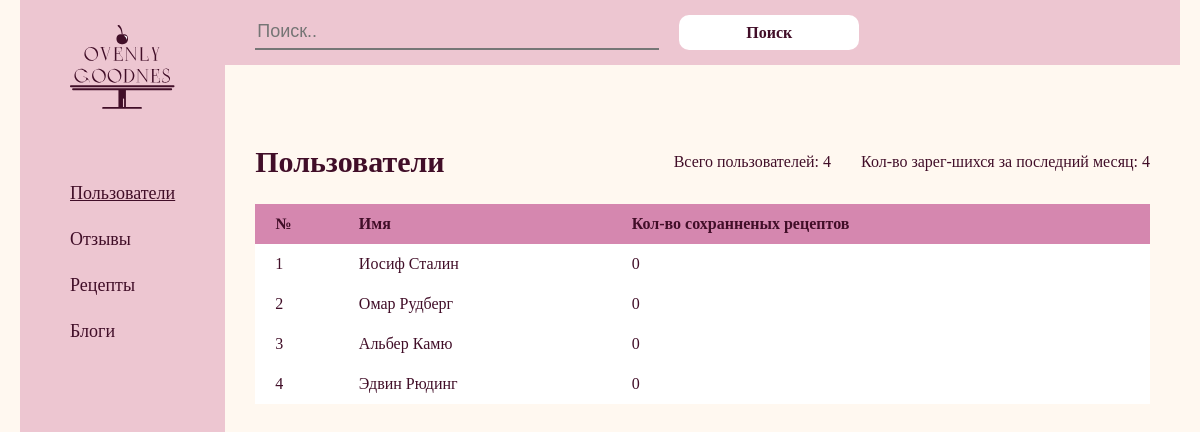
/admin_panel/html/users.php, run on an earlier commit of the app's database.
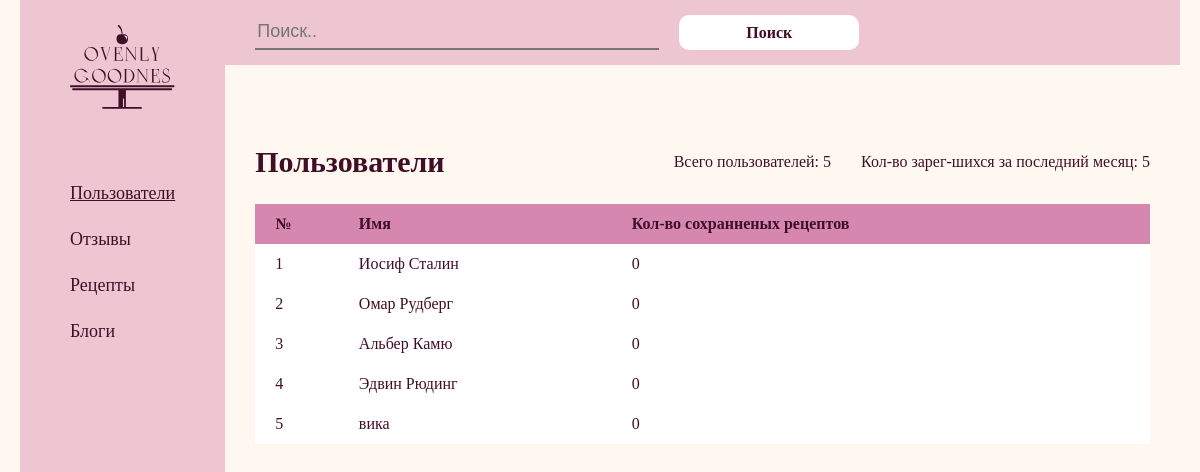
And on a later commit of the database.
### tables this page shows
CREATE TABLE `users` (
  `id` int NOT NULL,
  `name` varchar(200) NOT NULL,
  `email` varchar(200) NOT NULL,
  `password` varchar(100) NOT NULL,
  `numder_recipes` int NOT NULL,
  `created_at` date NOT NULL,
  `role` enum('user','admin') NOT NULL
);

### admin_panel/html/users.php (the view, shortened to what this page needs)
<?php
require_once __DIR__ . '/../../connect/connect.php';
$sql_count_users = "SELECT COUNT(*) as total_users FROM users";
$result = mysqli_query($connect, $sql_count_users);
$row = mysqli_fetch_assoc($result);
$total_users = $row['total_users'];
$sql_month_users = "SELECT COUNT(*) as month_users FROM users WHERE created_at >= DATE_SUB(NOW(), INTERVAL 1 MONTH)";
$result_month = mysqli_query($connect, $sql_month_users);
$row_month = mysqli_fetch_assoc($result_month);
$month_users = $row_month['month_users'];
$sql = "SELECT
           ROW_NUMBER() OVER (ORDER BY id) AS row_num,
           id,
           name,
           numder_recipes,
           password
        FROM users";
$result = mysqli_query($connect, $sql);
?>
<!DOCTYPE html>
<html lang="en">
<head>
    <link rel="stylesheet" href="/admin_panel/css/users.css">
</head>
<body>
    <div class="container">
        <section class="sidebar">
            <a class="header_logo">
                <img src="/image/лого.svg" class="header_logo_img">
            </a>
            <div class="sidebar_nav">
                <a href="users.php" class="sidebar_nav_link users">Пользователи</a>
                <a href="reviews.php" class="sidebar_nav_link reviews">Отзывы</a>
                <a href="recipes.php" class="sidebar_nav_link" >Рецепты</a>
                <a href="blog.php" class="sidebar_nav_link">Блоги</a>
            </div>
        </section>
        <section class="contant">
            <section class="search">
                <div class="find">
                    <input class="search_inp" type="text" placeholder="Поиск..">
                    <button class="search_btn">Поиск</button>
                </div>
            </section>
            <section class="container_users">
                <div class="container_users_info">
                    <h1 class="container_title">Пользователи</h1>
                    <div class="people">
                        <p class="all_people">Всего пользователей: <?= $total_users ?></p>
                        <p class="for_month_people">Кол-во зарег-шихся за последний месяц: <?= $month_users ?></p>
                    </div>
                </div>
                <table class="table_users">
                    <tr class="table_row_titles">
                        <th class="table_row_title">№</th>
                        <th class="table_row_title">Имя</th>
                        <th class="table_row_title">Кол-во сохранненых рецептов</th>
                    </tr>
                    <?php while ($row = mysqli_fetch_assoc($result)): ?>
                        <tr class="table_row">
                            <td><?= $row['row_num'] ?></td>
                            <td><?= $row['name'] ?></td>
                            <td><?= $row['numder_recipes'] ?></td>
                        </tr>
                    <?php endwhile; ?>
                </table>
            </section>
        </section>
    </div>
</body>
</html>

What changed in the data, as far as the page shows it:
added users: row_num "5", name "вика", numder_recipes "0"
Also different on the page:
$total_users: "4" → "5"
$month_users: "4" → "5"
